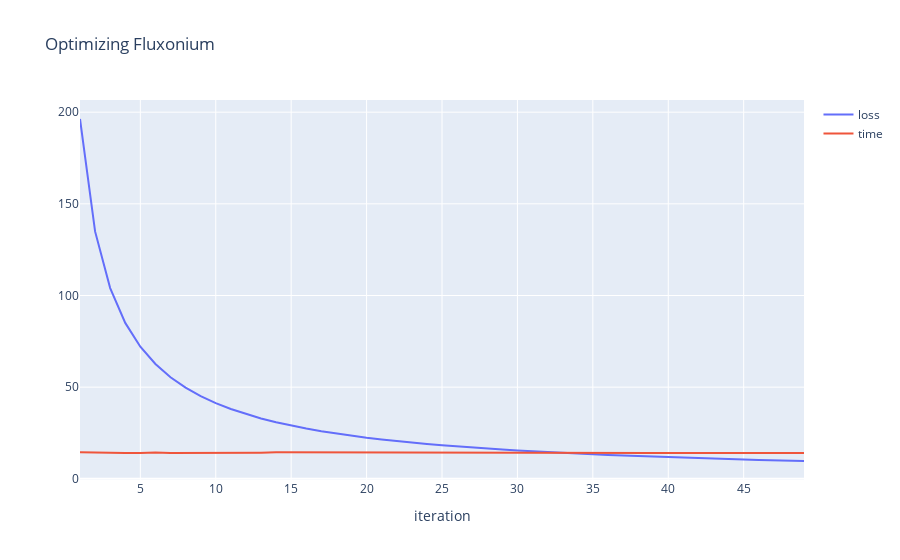

Notebook code cell kept with this figure:
### Code cell
plotCompare(dLogs.index,dLogs,'Optimizing Fluxonium','iteration',export='pdf')
